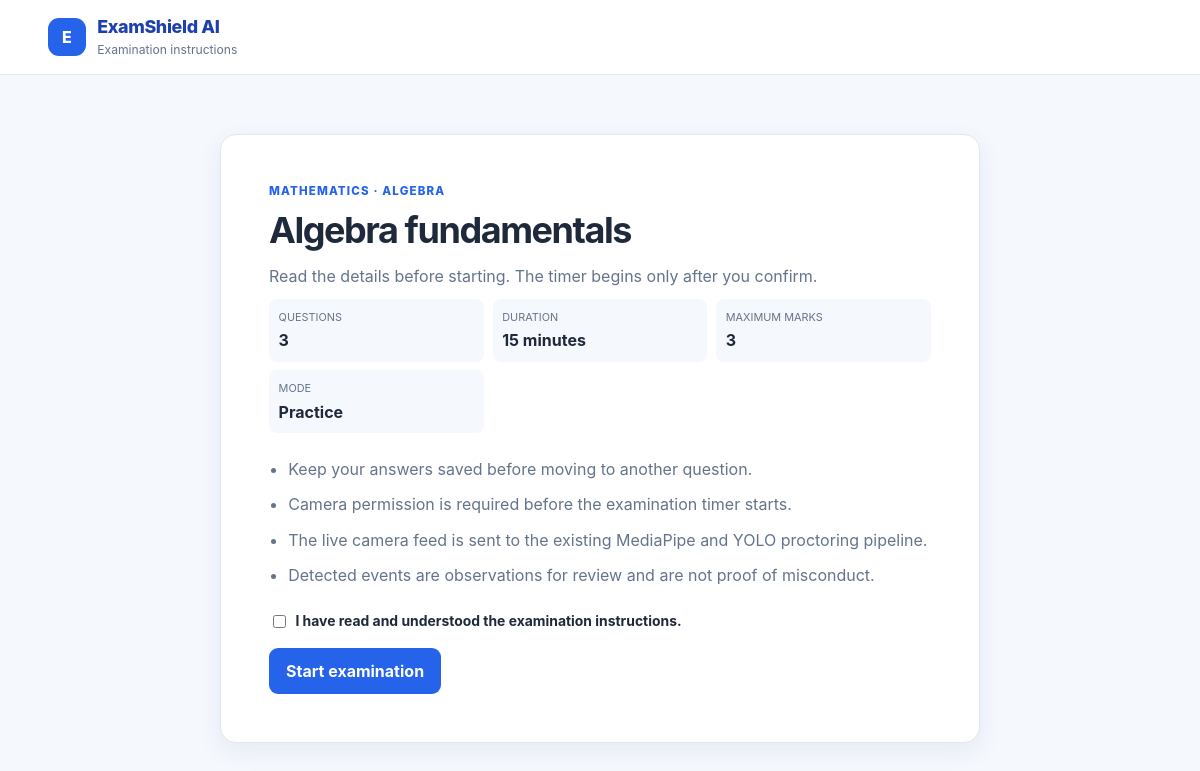
The page /exam/1/instructions on the database its author committed.
### tables this page shows
CREATE TABLE subjects (
    subject_id INTEGER PRIMARY KEY AUTOINCREMENT,
    name TEXT NOT NULL UNIQUE,
    description TEXT NOT NULL DEFAULT '',
    icon TEXT NOT NULL DEFAULT 'book'
);

CREATE TABLE question_banks (
    bank_id INTEGER PRIMARY KEY AUTOINCREMENT,
    subject_id INTEGER NOT NULL,
    name TEXT NOT NULL,
    description TEXT NOT NULL DEFAULT '',
    UNIQUE(subject_id, name),
    FOREIGN KEY(subject_id) REFERENCES subjects(subject_id) ON DELETE CASCADE
);

CREATE TABLE exams (
    exam_id INTEGER PRIMARY KEY AUTOINCREMENT,
    bank_id INTEGER NOT NULL,
    name TEXT NOT NULL,
    duration_minutes INTEGER NOT NULL DEFAULT 30,
    max_marks INTEGER NOT NULL DEFAULT 0,
    difficulty TEXT NOT NULL DEFAULT 'Mixed',
    negative_marking REAL NOT NULL DEFAULT 0,
    mode TEXT NOT NULL DEFAULT 'practice', department TEXT NOT NULL DEFAULT '', status TEXT NOT NULL DEFAULT 'published', semester TEXT NOT NULL DEFAULT '', academic_year TEXT NOT NULL DEFAULT '', description TEXT NOT NULL DEFAULT '', instructions TEXT NOT NULL DEFAULT '', pass_marks REAL NOT NULL DEFAULT 0, start_time TIMESTAMP, end_time TIMESTAMP, randomize_questions INTEGER NOT NULL DEFAULT 0, randomize_options INTEGER NOT NULL DEFAULT 0, allow_multiple_attempts INTEGER NOT NULL DEFAULT 0, created_by INTEGER, sections_json TEXT NOT NULL DEFAULT '[]',
    FOREIGN KEY(bank_id) REFERENCES question_banks(bank_id) ON DELETE CASCADE
);

### backend/routes/learning_routes.py (the view)
@learning_bp.route("/exam/<int:exam_id>/instructions")
def exam_instructions(exam_id: int):
    db_manager.init_db()
    exam = db_manager.get_exam(exam_id)
    if exam is None:
        return "Examination not found", 404
    status = exam.get("status", "published")
    if status in ("draft", "cancelled", "archived"):
        return "Examination is not available", 403
    return render_template("instructions.html", page_title="Exam instructions", exam=exam)

### backend/database/db_manager.py (called while the page is built, shortened)
    @contextmanager
    def get_connection(self) -> Generator[sqlite3.Connection, None, None]:
        self.db_path.parent.mkdir(parents=True, exist_ok=True)
        connection = sqlite3.connect(self.db_path)
        connection.row_factory = sqlite3.Row
        try:
            connection.execute("PRAGMA foreign_keys = ON")
            yield connection
            connection.commit()
        except Exception:
            connection.rollback()
            raise
        finally:
            connection.close()

    @staticmethod
    def _seed_grade_boundaries(conn: sqlite3.Connection) -> None:
        try:
            count = conn.execute("SELECT COUNT(*) AS c FROM grade_boundaries").fetchone()["c"]
        except Exception:
            return

    @staticmethod
    def _seed_bank_questions(conn: sqlite3.Connection) -> None:
        try:
            count = conn.execute("SELECT COUNT(*) AS c FROM bank_questions").fetchone()["c"]
        except Exception:
            return

### frontend/templates/instructions.html (shortened to what this page needs)
<!doctype html>
<html lang="en"><head><link rel="stylesheet" href="{{ url_for('static', filename='css/style.css') }}"></head>
<body><header class="site-header"><div class="brand-block"><div class="brand-mark">E</div><div><div class="brand-title">ExamShield AI</div><div class="brand-subtitle">Examination instructions</div></div></div></header>
<main class="page-shell"><section class="hero-card instructions-card"><p class="eyebrow">{{ exam.subject_name }} · {{ exam.bank_name }}</p><h1>{{ exam.name }}</h1><p class="message">Read the details before starting. The timer begins only after you confirm.</p><dl class="exam-facts"><div><dt>Questions</dt><dd>{{ exam.question_count }}</dd></div><div><dt>Duration</dt><dd>{{ exam.duration_minutes }} minutes</dd></div><div><dt>Maximum marks</dt><dd>{{ exam.max_marks }}</dd></div><div><dt>Mode</dt><dd>{{ exam.mode|capitalize }}</dd></div></dl><ul class="instruction-list"><li>Keep your answers saved before moving to another question.</li><li>Camera permission is required before the examination timer starts.</li><li>The live camera feed is sent to the existing MediaPipe and YOLO proctoring pipeline.</li><li>Detected events are observations for review and are not proof of misconduct.</li></ul><form method="post" action="{{ url_for('learning.begin_exam', exam_id=exam.exam_id) }}"><label class="consent-row"><input type="checkbox" required> I have read and understood the examination instructions.</label><button class="primary-button" type="submit">Start examination</button></form></section></main></body></html>

### frontend/static/css/style.css (style rules this page uses)
:root { --primary: #2563eb; --primary-dark: #1e40af; --primary-soft: #dbeafe; --page: #f5f8fc; --surface: #ffffff; --text: #1e293b; --muted: #64748b; --border: #e2e8f0; --success: #16a34a; --warning: #f59e0b; --danger: #dc2626; --shadow: 0 8px 24px rgba(30, 64, 175, 0.08); }
* { box-sizing: border-box; }
html { scroll-behavior: smooth; }
body { margin: 0; min-width: 320px; background: var(--page); color: var(--text); font-family: "Inter", "Segoe UI", Arial, sans-serif; line-height: 1.5; }
a, button, input { font: inherit; }
button { cursor: pointer; }
.site-header { position: sticky; top: 0; z-index: 20; display: flex; align-items: center; justify-content: space-between; gap: 1.5rem; min-height: 72px; padding: 0.9rem clamp(1rem, 4vw, 3rem); background: rgba(255, 255, 255, 0.96); border-bottom: 1px solid var(--border); }
.brand-block { display: flex; align-items: center; gap: 0.7rem; }
.brand-mark { display: grid; place-items: center; width: 38px; height: 38px; color: #fff; background: var(--primary); border-radius: 11px; font-weight: 800; }
.brand-title { color: var(--primary-dark); font-size: 1.12rem; font-weight: 800; letter-spacing: -0.02em; }
.brand-subtitle { color: var(--muted); font-size: 0.76rem; }
.page-shell, .dashboard-shell, .reports-shell, .about-shell, .settings-shell { width: min(1240px, calc(100% - 2rem)); margin: 0 auto; }
.page-shell { min-height: calc(100vh - 72px); display: grid; place-items: center; padding: 2rem 0; }
.eyebrow, .card-kicker { margin: 0 0 0.55rem; color: var(--primary); font-size: 0.72rem; font-weight: 800; letter-spacing: 0.1em; text-transform: uppercase; }
h1, h2, h3 { line-height: 1.2; }
h1 { margin: 0; font-size: clamp(1.75rem, 3vw, 2.5rem); letter-spacing: -0.04em; }
.message { margin: 0.7rem 0 0; color: var(--muted); }
.hero-card, .auth-card, .reports-table-shell, .settings-section, .about-section, .dashboard-card { background: var(--surface); border: 1px solid var(--border); border-radius: 16px; box-shadow: var(--shadow); }
.hero-card { width: 100%; padding: clamp(1.5rem, 5vw, 3rem); }
label { display: grid; gap: 0.4rem; color: var(--text); font-size: 0.87rem; font-weight: 700; }
input { width: 100%; padding: 0.78rem 0.85rem; color: var(--text); background: var(--surface); border: 1px solid var(--border); border-radius: 9px; outline: none; }
.primary-button, .secondary-button { display: inline-flex; align-items: center; justify-content: center; gap: 0.45rem; min-height: 42px; padding: 0.65rem 1rem; border-radius: 9px; font-weight: 750; border: 1px solid transparent; transition: background 0.15s ease, transform 0.15s ease; }
.primary-button { color: #fff; background: var(--primary); }
.exam-facts, .result-facts { display: grid; grid-template-columns: repeat(3, 1fr); gap: 0.55rem; margin: 0.7rem 0; }
.exam-facts div, .result-facts div { padding: 0.6rem; background: var(--page); border-radius: 8px; }
.exam-facts dt, .result-facts dt, .student-details dt { color: var(--muted); font-size: 0.68rem; text-transform: uppercase; }
.exam-facts dd, .result-facts dd { margin: 0.2rem 0 0; font-weight: 750; }
.instructions-card { width: min(760px, 100%); }
.instruction-list { display: grid; gap: 0.7rem; margin: 1.5rem 0; padding-left: 1.2rem; color: var(--muted); }
.consent-row { display: flex; grid-template-columns: auto 1fr; align-items: center; margin-bottom: 1rem; }
.consent-row input { width: auto; }

### rows shown on the page
subjects: subject_name "MATHEMATICS"
question_banks: bank_name "ALGEBRA"
exams: name "Algebra fundamentals", duration_minutes "15", max_marks "3", mode "Practice"

### other values the page prints
{{ exam.question_count }} "3"
